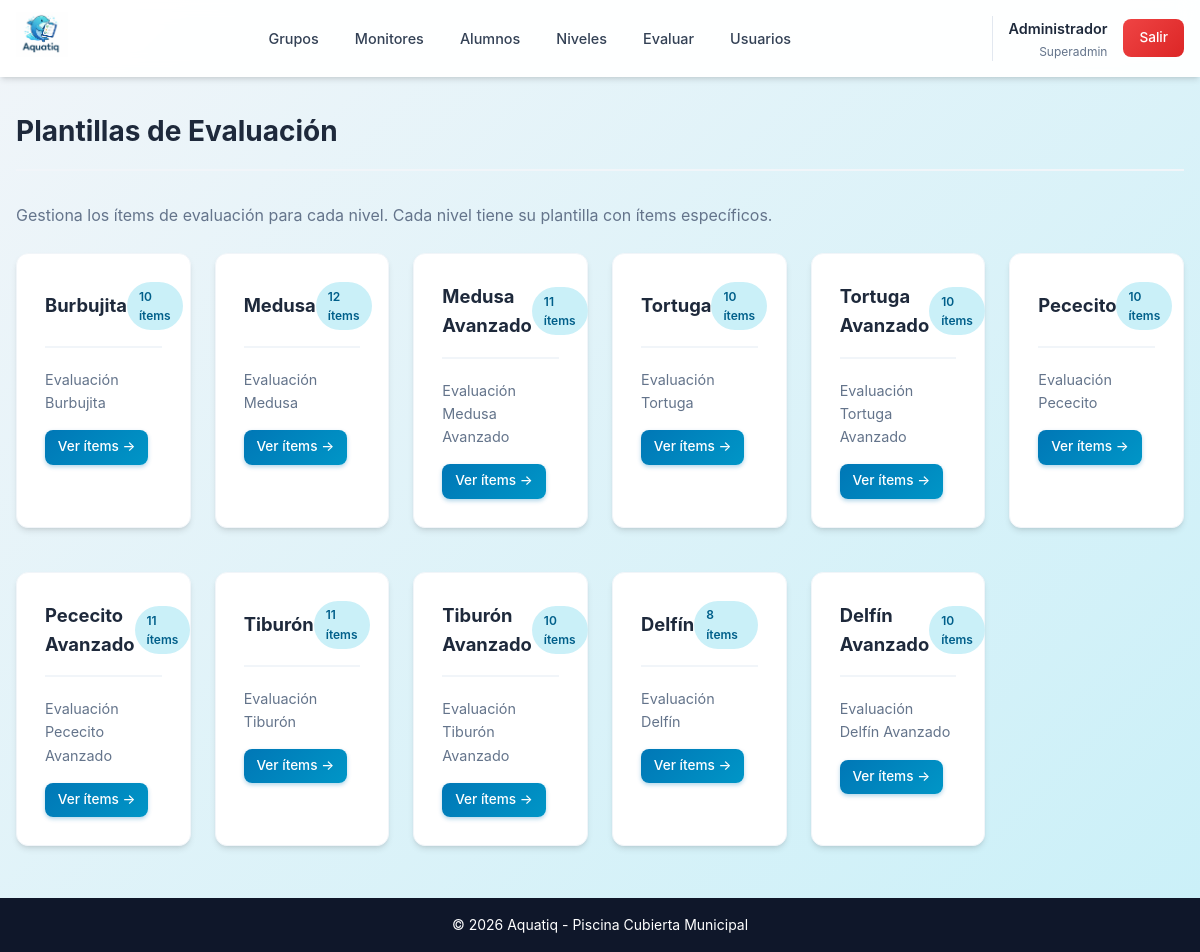
The page /admin/plantillas.php (signed in) on the database as committed earlier.
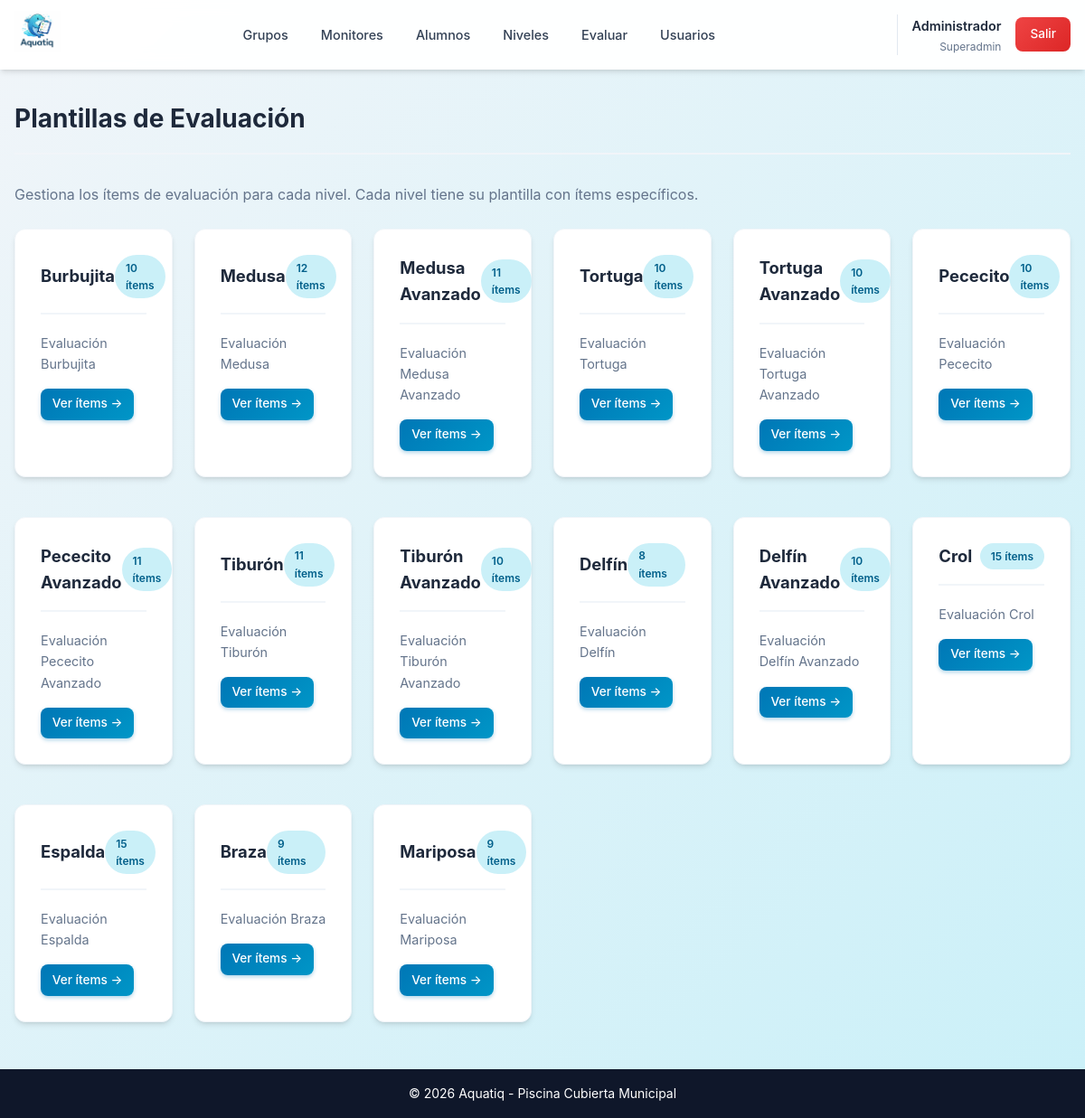
The same page on the database as committed later.
### tables this page shows
CREATE TABLE `plantillas_evaluacion` (
    `id` INT UNSIGNED AUTO_INCREMENT PRIMARY KEY,
    `nivel_id` INT UNSIGNED NOT NULL,
    `nombre` VARCHAR(100) NOT NULL,
    `activo` TINYINT(1) DEFAULT 1,
    `created_at` TIMESTAMP DEFAULT CURRENT_TIMESTAMP,
    FOREIGN KEY (`nivel_id`) REFERENCES `niveles`(`id`) ON DELETE CASCADE
);

CREATE TABLE `niveles` (
    `id` INT UNSIGNED AUTO_INCREMENT PRIMARY KEY,
    `nombre` VARCHAR(50) NOT NULL,
    `orden` INT UNSIGNED NOT NULL DEFAULT 0,
    `activo` TINYINT(1) DEFAULT 1,
    `created_at` TIMESTAMP DEFAULT CURRENT_TIMESTAMP
);

### includes/auth.php (called while the page is built, shortened)
<?php
function isLoggedIn(): bool {
    return isset($_SESSION['user_id']) || isset($_SESSION['familiar_alumno_id']);
}
function getCurrentUser(): ?array {
    return [
        'id' => $_SESSION['user_id'],
        'nombre' => $_SESSION['user_nombre'],
        'email' => $_SESSION['user_email'],
        'rol' => $_SESSION['user_rol']
    ];
}
function hasRole(string $role): bool {
    return isset($_SESSION['user_rol']) && $_SESSION['user_rol'] === $role;
}
function canAccessAdmin(): bool {
    return hasRole('superadmin') || hasRole('admin');
}

### includes/functions.php (called while the page is built, shortened)
<?php
function sanitize(string $input): string {
    return htmlspecialchars(trim($input), ENT_QUOTES, 'UTF-8');
}

### admin/plantillas.php (the view, shortened to what this page needs)
<?php
$pdo = getDBConnection();
$verPlantilla = null;
$items = [];
$plantillas = $pdo->query("SELECT p.*, n.nombre as nivel_nombre, n.orden as nivel_orden,
                           (SELECT COUNT(*) FROM items_evaluacion i WHERE i.plantilla_id = p.id) as total_items
                           FROM plantillas_evaluacion p
                           JOIN niveles n ON p.nivel_id = n.id
                           WHERE p.activo = 1
                           ORDER BY n.orden")->fetchAll();
include INCLUDES_PATH . '/header.php';
?>
<?php if ($verPlantilla): ?>
<div class="page-header">
    <h1>
        <a href="/admin/plantillas.php" style="color: var(--gray-400); margin-right: 0.5rem;">←</a>
        <?= sanitize($verPlantilla['nombre']) ?>
    </h1>
    <div class="actions">
        <span class="badge badge-info"><?= sanitize($verPlantilla['nivel_nombre']) ?></span>
    </div>
</div>
<div class="card">
    <div class="card-header">
        <h3 class="card-title">Ítems de evaluación (<?= count($items) ?>)</h3>
        <button type="button" class="btn btn-sm btn-primary" onclick="document.getElementById('modal-item').showModal()">
            + Añadir ítem
        </button>
    </div>
    <?php if (count($items) > 0): ?>
    <div id="items-list">
        <?php foreach ($items as $index => $item): ?>
        <div class="evaluacion-item" data-id="<?= $item['id'] ?>">
            <span class="drag-handle" style="cursor: grab; padding: 0 0.5rem; color: var(--gray-400);">⋮⋮</span>
            <span class="orden-num" style="background: var(--gray-100); padding: 0.25rem 0.5rem; border-radius: 4px; font-size: 0.85rem; margin-right: 0.75rem;">
                <?= $index + 1 ?>
            </span>
            <span class="texto" style="flex: 1;"><?= sanitize($item['texto']) ?></span>
            <div class="actions" style="display: flex; gap: 0.5rem;">
                <button type="button" class="btn btn-sm btn-secondary"
                        onclick="editItem(<?= $item['id'] ?>, '<?= addslashes(sanitize($item['texto'])) ?>')">
                    Editar
                </button>
                <form method="POST" style="display:inline;">
                    <?= csrfField() ?>
                    <input type="hidden" name="action" value="delete_item">
                    <input type="hidden" name="id" value="<?= $item['id'] ?>">
                    <input type="hidden" name="plantilla_id" value="<?= $verPlantilla['id'] ?>">
                    <button type="submit" class="btn btn-sm btn-danger" data-confirm="¿Eliminar este ítem?">✕</button>
                </form>
            </div>
        </div>
        <?php endforeach; ?>
    </div>
    <?php else: ?>
    <div class="empty-state">
        <div class="empty-state-icon"><i class="iconoir-edit-pencil"></i></div>
        <h3>Sin ítems</h3>
        <p>Añade el primer ítem de evaluación.</p>
    </div>
    <?php endif; ?>
</div>
<dialog id="modal-item" class="modal">
    <div class="modal-content">
        <div class="modal-header">
            <h2>Nuevo Ítem</h2>
            <button type="button" onclick="this.closest('dialog').close()" class="modal-close">&times;</button>
        </div>
        <form method="POST">
            <?= csrfField() ?>
            <input type="hidden" name="action" value="create_item">
            <input type="hidden" name="plantilla_id" value="<?= $verPlantilla['id'] ?>">
            <div class="form-group">
                <label for="texto">Texto del ítem</label>
                <textarea id="texto" name="texto" class="form-control" rows="3" required
                          placeholder="Ej: Se desplaza sin problemas 25m a crol."></textarea>
            </div>
            <div class="modal-footer">
                <button type="button" onclick="this.closest('dialog').close()" class="btn btn-secondary">Cancelar</button>
                <button type="submit" class="btn btn-primary">Añadir Ítem</button>
            </div>
        </form>
    </div>
</dialog>
<dialog id="modal-edit-item" class="modal">
    <div class="modal-content">
        <div class="modal-header">
            <h2>Editar Ítem</h2>
            <button type="button" onclick="this.closest('dialog').close()" class="modal-close">&times;</button>
        </div>
        <form method="POST">
            <?= csrfField() ?>
            <input type="hidden" name="action" value="update_item">
            <input type="hidden" name="id" id="edit-item-id">
            <input type="hidden" name="plantilla_id" value="<?= $verPlantilla['id'] ?>">
            <div class="form-group">
                <label for="edit-texto">Texto del ítem</label>
                <textarea id="edit-texto" name="texto" class="form-control" rows="3" required></textarea>
            </div>
            <div class="modal-footer">
                <button type="button" onclick="this.closest('dialog').close()" class="btn btn-secondary">Cancelar</button>
                <button type="submit" class="btn btn-primary">Guardar</button>
            </div>
        </form>
    </div>
</dialog>
<script>
function editItem(id, texto) {
    document.getElementById('edit-item-id').value = id;
    document.getElementById('edit-texto').value = texto;
    document.getElementById('modal-edit-item').showModal();
}
</script>
<?php else: ?>
<div class="page-header">
    <h1><i class="iconoir-clipboard-check"></i> Plantillas de Evaluación</h1>
</div>
<p style="color: var(--gray-500); margin-bottom: 1.5rem;">
    Gestiona los ítems de evaluación para cada nivel. Cada nivel tiene su plantilla con ítems específicos.
</p>
<div class="dashboard-grid">
    <?php foreach ($plantillas as $plantilla): ?>
    <div class="card" style="cursor: pointer;" onclick="window.location='/admin/plantillas.php?ver=<?= $plantilla['id'] ?>'">
        <div class="card-header">
            <h3 class="card-title"><?= sanitize($plantilla['nivel_nombre']) ?></h3>
            <span class="badge badge-info"><?= $plantilla['total_items'] ?> ítems</span>
        </div>
        <p style="color: var(--gray-500); font-size: 0.9rem;">
            <?= sanitize($plantilla['nombre']) ?>
        </p>
        <div style="margin-top: 1rem;">
            <a href="/admin/plantillas.php?ver=<?= $plantilla['id'] ?>" class="btn btn-sm btn-primary">
                Ver ítems →
            </a>
        </div>
    </div>
    <?php endforeach; ?>
</div>
<?php endif; ?>
<?php include INCLUDES_PATH . '/footer.php'; ?>

### includes/header.php (shortened to what this page needs)
<?php
$currentUser = getCurrentUser();
?>
<!DOCTYPE html>
<html lang="es">
<head>
    <link rel="stylesheet" href="https://cdn.jsdelivr.net/gh/iconoir-icons/iconoir@main/css/iconoir.css">
    <link rel="stylesheet" href="/assets/css/style.css">
</head>
<body>
    <header class="main-header">
        <div class="container">
            <a href="/dashboard.php" class="logo">
                <img src="/logo-aquatiq.png" alt="<?= APP_NAME ?>">
            </a>
            <?php if ($currentUser): ?>
            <nav class="main-nav">
                <ul>
                    <?php if (canAccessAdmin()): ?>
                    <li><a href="/admin/grupos.php">Grupos</a></li>
                    <li><a href="/admin/monitores.php">Monitores</a></li>
                    <li><a href="/admin/alumnos.php">Alumnos</a></li>
                    <li><a href="/admin/niveles.php">Niveles</a></li>
                    <li><a href="/monitor/grupos.php">Evaluar</a></li>
                    <?php endif; ?>
                    <?php if (hasRole('superadmin')): ?>
                    <li><a href="/superadmin/usuarios.php">Usuarios</a></li>
                    <?php endif; ?>
                </ul>
            </nav>
            <div class="user-menu">
                <div class="user-info">
                    <span class="user-name"><?= sanitize($currentUser['nombre']) ?></span>
                    <span class="user-role"><?= ROLES[$currentUser['rol']] ?></span>
                </div>
                <a href="/logout.php" class="btn-logout">Salir</a>
            </div>
            <?php endif; ?>
        </div>
    </header>
    <main class="main-content">
        <div class="container">

### includes/footer.php (shortened to what this page needs)
        </div>
    </main>
    <footer class="main-footer">
        <div class="container">
            <p>&copy; <?= date('Y') ?> <?= APP_NAME ?> - Piscina Cubierta Municipal</p>
        </div>
    </footer>
</body>
</html>

### assets/css/style.css (style rules this page uses)
:root { --primary: #0077b6; --primary-light: #0096c7; --primary-dark: #005f8a; --secondary: #00b4d8; --accent: #90e0ef; --accent-light: #caf0f8; --success: #10b981; --success-light: #d1fae5; --warning: #f59e0b; --warning-light: #fef3c7; --danger: #ef4444; --danger-light: #fee2e2; --dark: #0f172a; --gray-900: #1e293b; --gray-700: #334155; --gray-500: #64748b; --gray-400: #94a3b8; --gray-300: #cbd5e1; --gray-200: #e2e8f0; --gray-100: #f1f5f9; --light: #f8fafc; --white: #ffffff; --shadow-sm: 0 1px 2px rgba(0,0,0,0.05); --shadow: 0 4px 6px -1px rgba(0,0,0,0.1), 0 2px 4px -2px rgba(0,0,0,0.1); --shadow-lg: 0 10px 15px -3px rgba(0,0,0,0.1), 0 4px 6px -4px rgba(0,0,0,0.1); --shadow-xl: 0 20px 25px -5px rgba(0,0,0,0.1), 0 8px 10px -6px rgba(0,0,0,0.1); --radius: 12px; --radius-sm: 8px; --radius-lg: 16px; --transition: all 0.2s ease; }
*, *::before, *::after { box-sizing: border-box; margin: 0; padding: 0; }
body { font-family: 'Inter', 'Segoe UI', system-ui, -apple-system, sans-serif; background: linear-gradient(135deg, var(--gray-100) 0%, var(--accent-light) 100%); background-attachment: fixed; color: var(--dark); line-height: 1.6; min-height: 100vh; display: flex; flex-direction: column; }
a { color: var(--primary); text-decoration: none; transition: var(--transition); }
.container { width: 100%; max-width: 1200px; margin: 0 auto; padding: 0 1rem; }
.main-content { flex: 1; padding: 2rem 0; }
.main-header { background: var(--white); box-shadow: var(--shadow); padding: 0.75rem 0; position: sticky; top: 0; z-index: 100; backdrop-filter: blur(10px); background: rgba(255,255,255,0.95); }
.main-header .container { display: flex; align-items: center; justify-content: space-between; gap: 1.5rem; }
.logo img { height: 45px; width: auto; transition: var(--transition); }
.main-nav ul { display: flex; list-style: none; gap: 0.25rem; }
.main-nav a { padding: 0.6rem 1rem; border-radius: var(--radius-sm); transition: var(--transition); font-weight: 500; font-size: 0.9rem; color: var(--gray-700); }
.user-menu { display: flex; align-items: center; gap: 1rem; padding-left: 1rem; border-left: 1px solid var(--gray-200); }
.user-info { text-align: right; }
.user-name { font-weight: 600; color: var(--gray-900); font-size: 0.9rem; }
.user-role { color: var(--gray-500); font-size: 0.75rem; display: block; }
.btn-logout { background: linear-gradient(135deg, var(--danger) 0%, #dc2626 100%); color: var(--white); padding: 0.5rem 1rem; border-radius: var(--radius-sm); font-size: 0.85rem; font-weight: 500; border: none; cursor: pointer; transition: var(--transition); }
.main-footer { background: var(--dark); color: var(--white); padding: 1rem 0; text-align: center; font-size: 0.875rem; }
.btn { display: inline-flex; align-items: center; justify-content: center; gap: 0.5rem; padding: 0.7rem 1.4rem; border: none; border-radius: var(--radius-sm); font-size: 0.95rem; font-weight: 500; cursor: pointer; transition: var(--transition); text-align: center; text-decoration: none; }
.btn-primary { background: linear-gradient(135deg, var(--primary) 0%, var(--primary-light) 100%); color: var(--white); box-shadow: 0 2px 4px rgba(0,119,182,0.3); }
.btn-sm { padding: 0.4rem 0.8rem; font-size: 0.85rem; }
.card { background: var(--white); border-radius: var(--radius); box-shadow: var(--shadow); padding: 1.75rem; margin-bottom: 1.25rem; border: 1px solid var(--gray-100); transition: var(--transition); }
.card-header { border-bottom: 2px solid var(--gray-100); padding-bottom: 1rem; margin-bottom: 1.25rem; display: flex; align-items: center; justify-content: space-between; }
.card-title { font-size: 1.15rem; font-weight: 700; color: var(--gray-900); display: flex; align-items: center; gap: 0.5rem; }
.page-header { display: flex; justify-content: space-between; align-items: center; margin-bottom: 2rem; padding-bottom: 1rem; border-bottom: 2px solid var(--gray-100); }
.page-header h1 { color: var(--gray-900); font-size: 1.75rem; font-weight: 700; }
.badge { display: inline-flex; align-items: center; padding: 0.3rem 0.75rem; border-radius: 50px; font-size: 0.75rem; font-weight: 600; gap: 0.3rem; }
.badge-info { background: var(--accent-light); color: var(--primary-dark); }
.dashboard-grid { display: grid; grid-template-columns: repeat(auto-fit, minmax(150px, 1fr)); gap: 1.5rem; }

Rows that differ between the two databases and show on the page:
added plantillas_evaluacion: nivel.nombre "Crol", total_items "15", nombre "Evaluación Crol"
added plantillas_evaluacion: nivel.nombre "Espalda", total_items "15", nombre "Evaluación Espalda"
added plantillas_evaluacion: nivel.nombre "Braza", total_items "9", nombre "Evaluación Braza"
added plantillas_evaluacion: nivel.nombre "Mariposa", total_items "9", nombre "Evaluación Mariposa"
